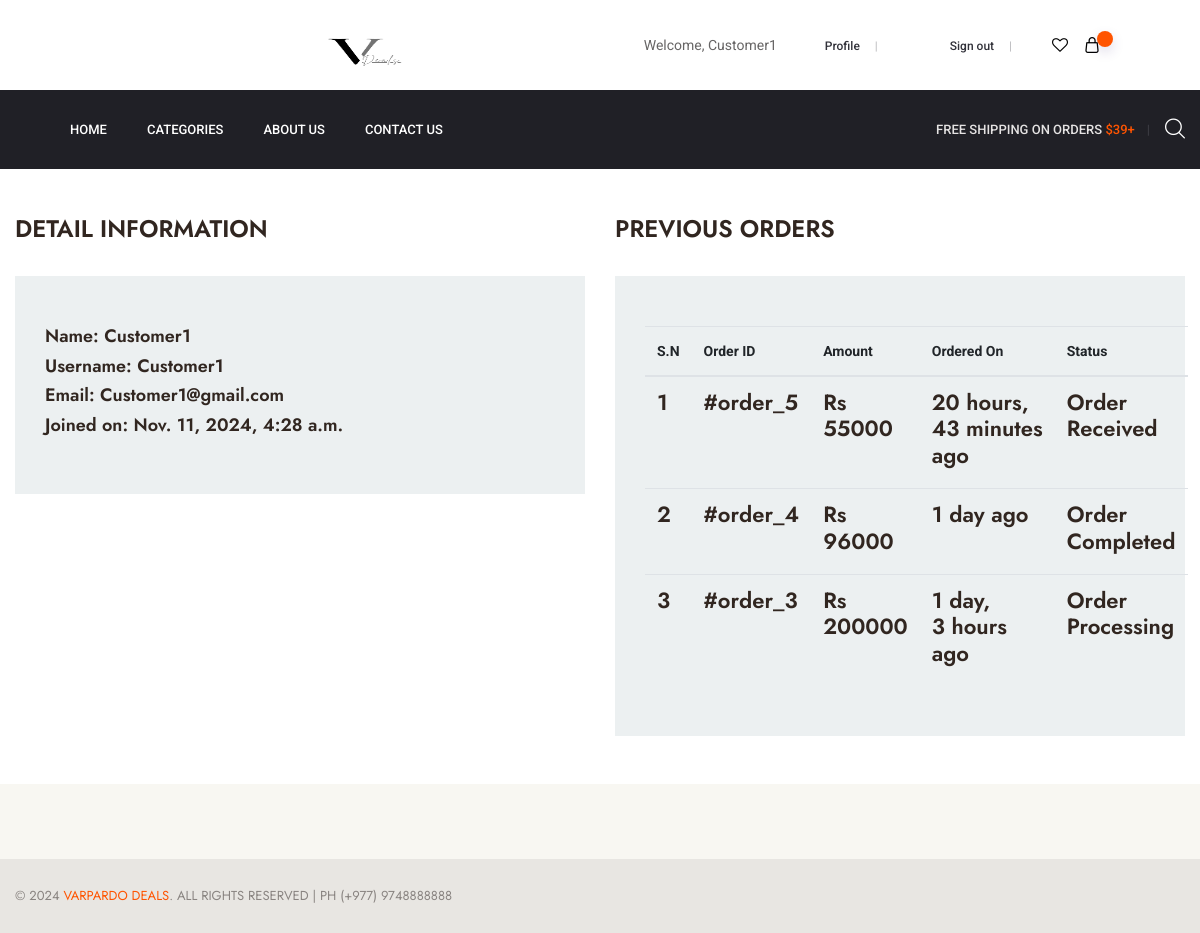
The page /profile/ (signed in) on the database as committed earlier.
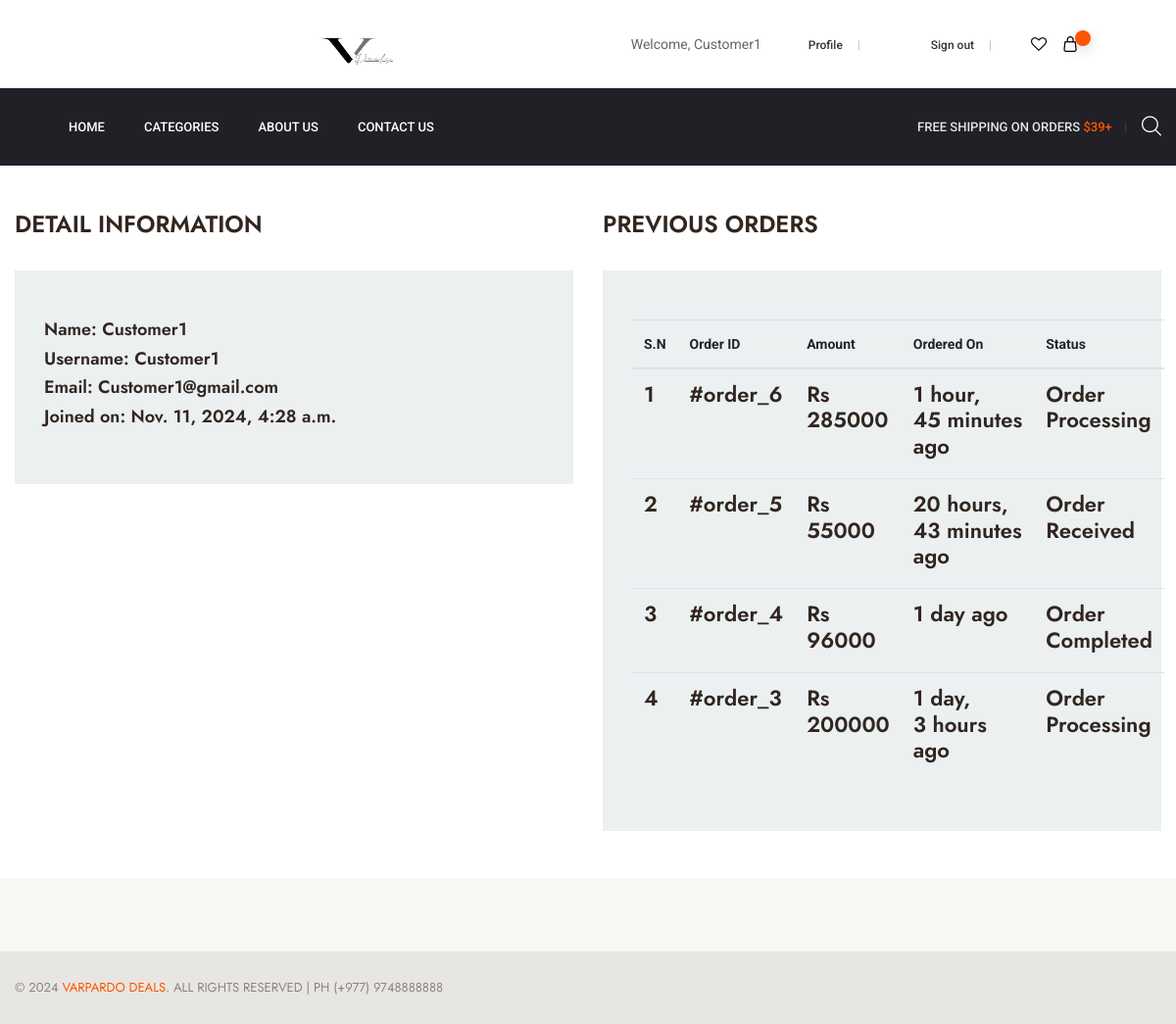
The same page on the database as committed later.
### app/models.py (models this page shows, shortened)
class Order(models.Model):
  cart = models.OneToOneField(Cart,on_delete=models.CASCADE)
  ordered_by = models.CharField(max_length=200)
  shipping_address = models.CharField(max_length=200)
  mobile = models.CharField(max_length=10)
  email = models.EmailField(null= True,blank=True)
  subtotal = models.PositiveIntegerField()
  discount = models.PositiveIntegerField()
  total = models.PositiveIntegerField()
  order_status = models.CharField(max_length=50, choices=ORDER_STATUS)
  created_at = models.DateTimeField(auto_now_add=True)

### app/views.py (the view)
# urls.py: path('profile/', views.CustomerProfile.as_view(), name='customerprofile'),
class CustomerProfile(TemplateView):
    template_name = 'profile.html'
    def dispatch(self, request, *args, **kwargs):
        if request.user.is_authenticated and Customer.objects.filter(user=request.user).exists():
            pass
        else:
            return redirect('/login/?next=/profile/')
        return super().dispatch(request, *args, **kwargs)
    def get_context_data(self, **kwargs):
        context = super().get_context_data(**kwargs)
        customer = self.request.user.customer
        orders = Order.objects.filter(cart__customer=customer).order_by('-id')
        context['orders'] = orders
        context['customer'] = customer
        return context

### templates/profile.html (shortened to what this page needs)
{% extends "base.html" %}
{% block content %}
  <div class="container">
    <div class="row mt-5 mb-5">
      <div class="col-lg-6 col-md-6">
        <aside class="checkout-sidebar">
          <h6 class="title">Detail Information</h6>
          <div class="shop-cart-widget">
            <ul>
              <li class="sub-total"><h5><span>Name: </span>{{ customer.full_name }}</h5></li>
              <li class="sub-total"><h5><span>Username: </span>{{ customer.user.username }}</h5></li>
              <li class="sub-total"><h5><span>Email: </span>{{ customer.user.email }}</h5></li>
              <li class="sub-total"><h5><span>Joined on: </span>{{ customer.joined_on }}</h5></li>
            </ul>
          </div>
        </aside>
      </div>
      <div class="col-lg-6 col-md-6">
        <aside class="checkout-sidebar">
          <h6 class="title">Previous Orders</h6>
          <div class="shop-cart-widget">
            <table class="table mb-0">
              <thead>
                  <tr>
                      <th class="product-thumbnail">S.N</th>
                      <th class="product-name">Order ID</th>
                      <th class="product-price">Amount</th>
                      <th class="product-quantity">Ordered On</th>
                      <th class="product-subtotal">Status</th>
                  </tr>
                  <tbody>
                    {% for order in orders %}
                      <tr>
                        <td class="product-name">
                          <h4>
                            {{ forloop.counter }}
                          </h4>
                        </td>
                        <td class="product-name">
                          <h4>
                            <a href="{% url 'app:customerorderdetail' order.id %}">
                              #order_{{ order.id }}
                            </a>
                          </h4>
                        </td>
                        <td class="product-name">
                          <h4>
                            Rs {{ order.total }}
                          </h4>
                        </td>
                        <td class="product-name">
                          <h4>
                            {{ order.created_at|timesince }} ago
                          </h4>
                        </td>
                        <td class="product-name">
                          <h4>
                            {{ order.order_status }}
                          </h4>
                        </td>
                      </tr>
                    {% empty %}
                      <tr>
                        <td colspan="5" class="text-center">
                          <h4>No orders found.</h4>
                        </td>
                      </tr>
                    {% endfor %}
                  </tbody>
              </thead>
            </table>
          </div>
        </aside>
      </div>
    </div>
  </div>
{% endblock content %}

Rows that differ between the two databases and show on the page:
added Order: id "6", total "285000", created_at "1 hour, 45 minutes", order_status "Order Processing"
